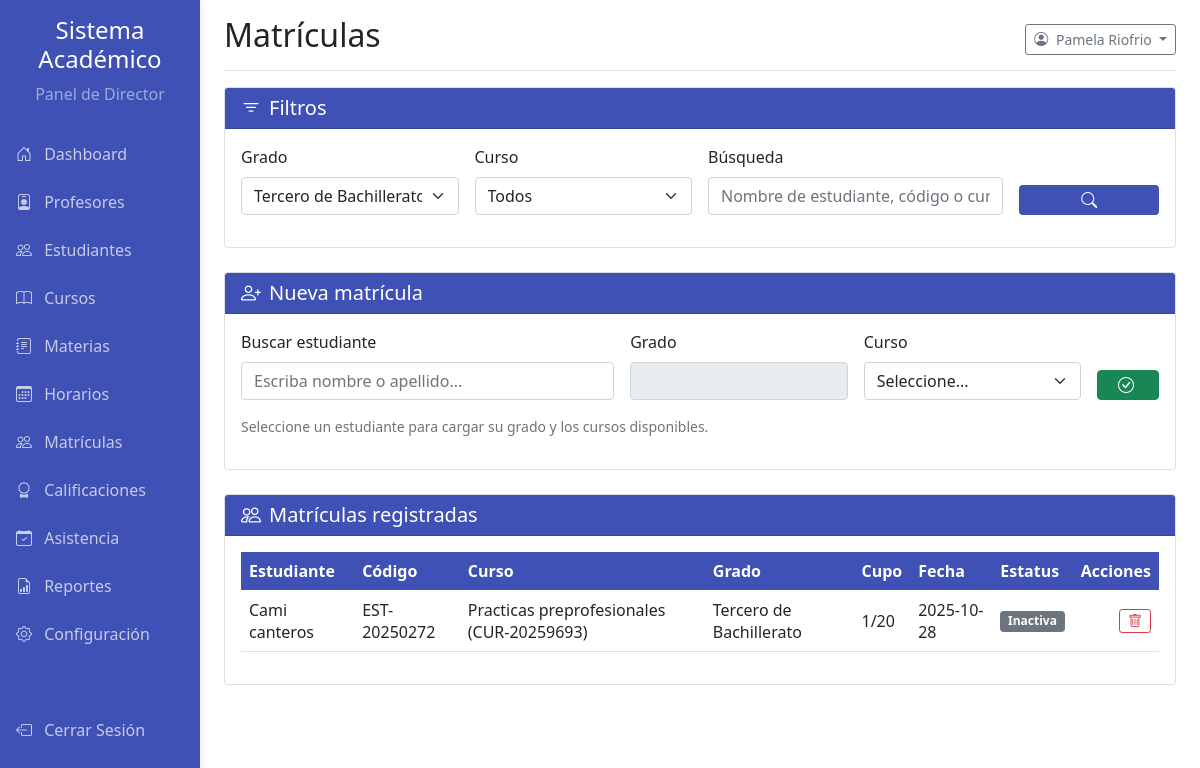
The page /pages/director_matriculas.php?grade=13 (signed in) on the database its author committed.
### tables this page shows
CREATE TABLE `usuarios` (
  `id` int(11) NOT NULL,
  `nombre` varchar(100) NOT NULL,
  `apellido` varchar(100) NOT NULL,
  `email` varchar(150) NOT NULL,
  `password` varchar(255) NOT NULL,
  `mfa_code` varchar(10) DEFAULT NULL,
  `mfa_expiry` datetime DEFAULT NULL,
  `email_verification_token` varchar(255) DEFAULT NULL,
  `email_verified_at` datetime DEFAULT NULL,
  `role_id` int(11) NOT NULL,
  `fecha_creacion` datetime NOT NULL DEFAULT current_timestamp()
);

CREATE TABLE `matriculas` (
  `id` int(11) NOT NULL,
  `estudiante_id` int(11) NOT NULL,
  `curso_id` int(11) NOT NULL,
  `fecha_matricula` date NOT NULL DEFAULT curdate(),
  `estatus` enum('Activo','Inactivo') NOT NULL DEFAULT 'Activo'
);

CREATE TABLE `estudiantes` (
  `id` int(11) NOT NULL,
  `usuario_id` int(11) NOT NULL,
  `codigo_estudiante` varchar(50) NOT NULL,
  `fecha_nacimiento` date NOT NULL,
  `genero` enum('Masculino','Femenino','Otro') NOT NULL,
  `grado_id` int(11) NOT NULL,
  `seccion` char(1) NOT NULL,
  `carrera` varchar(100) DEFAULT NULL,
  `telefono` varchar(20) DEFAULT NULL,
  `direccion` varchar(255) NOT NULL,
  `tutor_nombre` varchar(100) NOT NULL,
  `tutor_telefono` varchar(20) NOT NULL,
  `fecha_inscripcion` date NOT NULL DEFAULT curdate(),
  `estado` enum('Activo','Inactivo','Suspendido') NOT NULL DEFAULT 'Activo',
  `foto_perfil` varchar(255) DEFAULT NULL,
  `observaciones` text DEFAULT NULL
);

CREATE TABLE `cursos` (
  `id` int(11) NOT NULL,
  `codigo` varchar(50) NOT NULL,
  `nombre` varchar(150) NOT NULL,
  `grado_id` int(11) NOT NULL,
  `seccion` char(1) NOT NULL,
  `profesor_id` int(11) NOT NULL,
  `materia_id` int(11) NOT NULL,
  `capacidad` int(11) NOT NULL,
  `creditos` int(11) NOT NULL,
  `descripcion` text DEFAULT NULL,
  `fecha_inicio` date DEFAULT NULL,
  `fecha_fin` date DEFAULT NULL,
  `estatus` enum('Activo','Inactivo','Pendiente') NOT NULL DEFAULT 'Activo'
);

CREATE TABLE `grados` (
  `id` int(11) NOT NULL,
  `nombre` varchar(100) NOT NULL,
  `nivel` varchar(50) DEFAULT NULL,
  `descripcion` text DEFAULT NULL,
  `estatus` enum('Activo','Inactivo') NOT NULL DEFAULT 'Activo'
);

### pages/helpers/director_helpers.php (called while the page is built, shortened)
<?php
function director_get_identity(mysqli $mysqli, int $userId): array
{
    $stmt = $mysqli->prepare('SELECT nombre, apellido FROM usuarios WHERE id = ? LIMIT 1');
    $stmt->bind_param('i', $userId);
    $stmt->execute();
    $stmt->bind_result($nombre, $apellido);
    return ['nombre' => $nombre ?? '', 'apellido' => $apellido ?? ''];
}
function director_get_grades(mysqli $mysqli): array
{
    $grados = [];
    if ($result = $mysqli->query('SELECT id, nombre FROM grados ORDER BY id')) {
        while ($row = $result->fetch_assoc()) {
            $grados[] = $row;
        }
    }
    return $grados;
}

### pages/director_matriculas.php (the view, shortened to what this page needs)
<?php
require_once '../config.php';
require_once __DIR__ . '/helpers/director_helpers.php';
$gradeFilter = isset($_GET['grade']) ? (int)$_GET['grade'] : 0;
$searchFilter = isset($_GET['search']) ? trim($_GET['search']) : '';
$identity = director_get_identity($mysqli, (int)$_SESSION['user_id']);
$grados = director_get_grades($mysqli);
$sql = "SELECT m.id, m.fecha_matricula, m.estatus, e.codigo_estudiante, CONCAT(u.nombre, ' ', u.apellido) AS estudiante,
               g.nombre AS grado, c.nombre AS curso, c.codigo AS codigo_curso, c.capacidad,
               (SELECT COUNT(*) FROM matriculas mi WHERE mi.curso_id = c.id) AS inscritos
        FROM matriculas m
        JOIN estudiantes e ON m.estudiante_id = e.id
        JOIN usuarios u ON e.usuario_id = u.id
        JOIN cursos c ON m.curso_id = c.id
        JOIN grados g ON c.grado_id = g.id";
$where = [];
$params = [];
$types = '';
if ($gradeFilter) {
    $where[] = 'c.grado_id = ?';
    $params[] = $gradeFilter;
    $types .= 'i';
}
if ($where) {
    $sql .= ' WHERE ' . implode(' AND ', $where);
}
$sql .= ' ORDER BY g.id, c.nombre, u.apellido, u.nombre';
$stmt = $mysqli->prepare($sql);
$matriculas = [];
if ($stmt) {
    if (!empty($params)) {
        $stmt->bind_param($types, ...$params);
    }
    $stmt->execute();
    $result = $stmt->get_result();
    while ($row = $result->fetch_assoc()) {
        $matriculas[] = $row;
    }
}
include __DIR__ . '/side_bar_director.php';
?>
<!DOCTYPE html>
<html lang="es">
<head>
    <link href="../css/bootstrap.min.css" rel="stylesheet">
    <link href="../css/academic.css" rel="stylesheet" type="text/css">
    <link rel="stylesheet" href="https://cdn.jsdelivr.net/npm/bootstrap-icons@1.8.1/font/bootstrap-icons.css">
</head>
<body>
<div class="container-fluid">
    <div class="row">
        <div class="col-md-9 ms-sm-auto col-lg-10 px-md-4">
            <div class="d-flex justify-content-between flex-wrap flex-md-nowrap align-items-center pt-3 pb-2 mb-3 border-bottom">
                <h1 class="h2">Matrículas</h1>
                <div class="dropdown">
                    <button class="btn btn-sm btn-outline-secondary dropdown-toggle" type="button" data-bs-toggle="dropdown" aria-expanded="false">
                        <i class="bi bi-person-circle me-1"></i>
                        <?php echo htmlspecialchars(trim(($identity['nombre'] ?? '') . ' ' . ($identity['apellido'] ?? '')), ENT_QUOTES, 'UTF-8'); ?>
                    </button>
                </div>
            </div>
            <div class="card mb-4">
                <div class="card-header card-header-academic text-white">
                    <h5 class="mb-0"><i class="bi bi-filter me-2"></i>Filtros</h5>
                </div>
                <div class="card-body">
                    <form method="get" class="row g-3">
                        <div class="col-md-3">
                            <label class="form-label" for="gradeFilter">Grado</label>
                            <select class="form-select" id="gradeFilter" name="grade">
                                <?php foreach ($grados as $grado): ?>
                                    <option value="<?php echo (int)$grado['id']; ?>" <?php echo $gradeFilter === (int)$grado['id'] ? 'selected' : ''; ?>><?php echo htmlspecialchars($grado['nombre'], ENT_QUOTES, 'UTF-8'); ?></option>
                                <?php endforeach; ?>
                            </select>
                        </div>
                        <div class="col-md-3">
                            <label class="form-label" for="courseFilter">Curso</label>
                            <select class="form-select" id="courseFilter" name="course">
                                <option value="">Todos</option>
                            </select>
                        </div>
                        <div class="col-md-4">
                            <label class="form-label" for="searchFilter">Búsqueda</label>
                            <input type="text" class="form-control" id="searchFilter" name="search" value="<?php echo htmlspecialchars($searchFilter, ENT_QUOTES, 'UTF-8'); ?>" placeholder="Nombre de estudiante, código o curso">
                        </div>
                        <div class="col-md-2 d-flex align-items-end">
                            <button type="submit" class="btn btn-academic w-100"><i class="bi bi-search"></i></button>
                        </div>
                    </form>
                </div>
            </div>
            <div class="card mb-4">
                <div class="card-header card-header-academic text-white">
                    <h5 class="mb-0"><i class="bi bi-person-plus me-2"></i>Nueva matrícula</h5>
                </div>
                <div class="card-body">
                    <form method="post" class="row g-3">
                    <div class="col-md-5 position-relative">
                        <label class="form-label" for="buscarEstudiante">Buscar estudiante</label>
                        <input type="text" class="form-control" id="buscarEstudiante" placeholder="Escriba nombre o apellido..." autocomplete="off">
                    </div>
                    <div class="col-md-3">
                        <label class="form-label" for="gradoAsignacion">Grado</label>
                        <input type="text" class="form-control" id="gradoAsignacion" readonly>
                    </div>
                    <div class="col-md-3">
                        <label class="form-label" for="cursoSelect">Curso</label>
                        <select class="form-select" id="cursoSelect" name="curso_id" required>
                        <option value="">Seleccione...</option>
                        </select>
                    </div>
                    <div class="col-md-1 d-flex align-items-end">
                        <button type="submit" class="btn btn-success w-100"><i class="bi bi-check-circle me-1"></i></button>
                    </div>
                    </form>
                    <p class="text-muted small mt-2">Seleccione un estudiante para cargar su grado y los cursos disponibles.</p>
                </div>
            </div>
            <div class="card">
                <div class="card-header card-header-academic text-white">
                    <h5 class="mb-0"><i class="bi bi-people me-2"></i>Matrículas registradas</h5>
                </div>
                <div class="card-body">
                    <div class="table-responsive">
                        <table class="table table-hover align-middle">
                            <thead class="table-academic">
                            <tr>
                                <th>Estudiante</th>
                                <th>Código</th>
                                <th>Curso</th>
                                <th>Grado</th>
                                <th>Cupo</th>
                                <th>Fecha</th>
                                <th>Estatus</th>
                                <th class="text-end">Acciones</th>
                            </tr>
                            </thead>
                            <tbody>
                            <?php foreach ($matriculas as $matricula): ?>
                                <tr>
                                    <td><?php echo htmlspecialchars($matricula['estudiante'], ENT_QUOTES, 'UTF-8'); ?></td>
                                    <td><?php echo htmlspecialchars($matricula['codigo_estudiante'], ENT_QUOTES, 'UTF-8'); ?></td>
                                    <td><?php echo htmlspecialchars($matricula['curso'] . ' (' . $matricula['codigo_curso'] . ')', ENT_QUOTES, 'UTF-8'); ?></td>
                                    <td><?php echo htmlspecialchars($matricula['grado'], ENT_QUOTES, 'UTF-8'); ?></td>
                                    <td><?php echo (int)$matricula['inscritos'] . '/' . (int)$matricula['capacidad']; ?></td>
                                    <td><?php echo htmlspecialchars($matricula['fecha_matricula'], ENT_QUOTES, 'UTF-8'); ?></td>
                                    <td>
                                        <?php if ($matricula['estatus'] === 'Activa'): ?>
                                            <span class="badge bg-success">Activa</span>
                                        <?php else: ?>
                                            <span class="badge bg-secondary">Inactiva</span>
                                        <?php endif; ?>
                                    <td class="text-end">
                                        <button class="btn btn-sm btn-outline-danger btn-disable-matricula"
                                                data-id="<?php echo (int)$matricula['id']; ?>"
                                                title="Deshabilitar matrícula">
                                            <i class="bi bi-trash"></i>
                                        </button>
                                    </td>
                                </tr>
                            <?php endforeach; ?>
                            </tbody>
                        </table>
                    </div>
                </div>
            </div>
        </div>
    </div>
</div>
</body>
</html>

### css/academic.css (style rules this page uses)
:root { --academic-primary: #3f51b5; --academic-secondary: #ff4081; --academic-success: #4caf50; --academic-info: #2196f3; --academic-warning: #ff9800; --academic-danger: #f44336; --academic-light: #f5f5f5; --academic-dark: #212121; }
.card-header-academic { background-color: var(--academic-primary); color: white; }
.btn-academic { background-color: var(--academic-primary); color: white; }
.table-academic { background-color: var(--academic-primary); color: white; }

### rows shown on the page
usuarios: nombre+apellido "Pamela Riofrio"
matriculas: estudiante "Cami canteros", estudiante.codigo_estudiante "EST-20250272", curso.codigo "Practicas preprofesionales (CUR-20259693)", grados.nombre "Tercero de Bachillerato", inscritos "1", curso.capacidad "20", fecha_matricula "2025-10-28", estatus "Inactiva"

### other values the page prints
form field grade "Tercero de Bachillerato"
